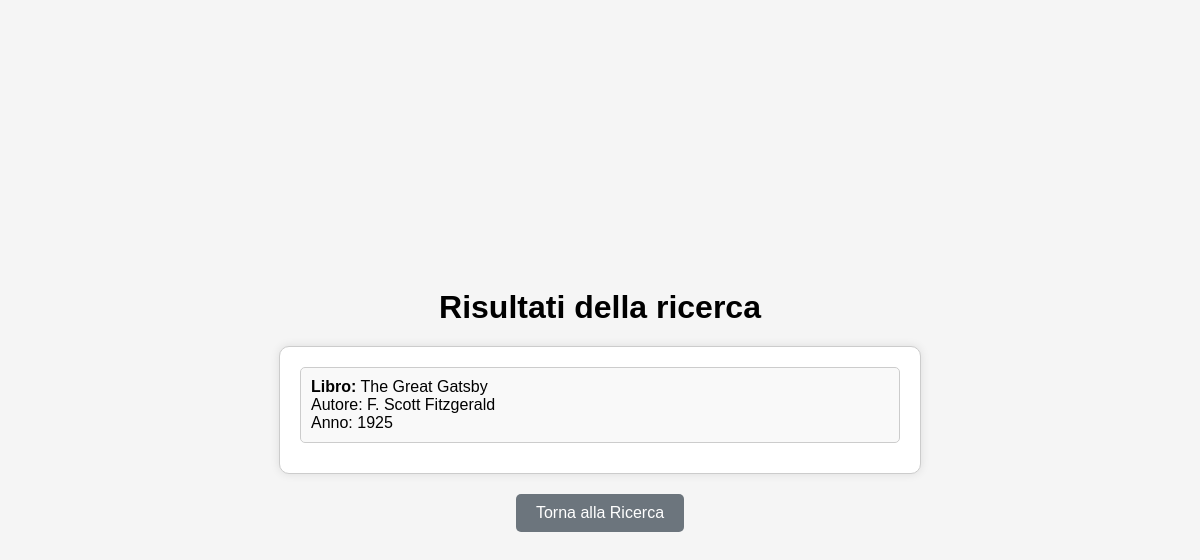
The app's page /libri.php?titolo=The Great Gatsby with its own data.
### tables this page shows
CREATE TABLE IF NOT EXISTS libri (
    id INT AUTO_INCREMENT PRIMARY KEY,
    titolo VARCHAR(255) NOT NULL,
    autore VARCHAR(255) NOT NULL,
    anno SMALLINT NOT NULL
);

### libri.php (the view, shortened to what this page needs)
<!DOCTYPE html>
<html lang="it">
<head>
</head>
<body>
    <h1>Risultati della ricerca</h1>
    <div class="container">
        <?php
        include './connectToDB.php';
        if(isset($_GET['titolo'])) {
            $titolo = $_GET['titolo'];
            if($titolo == "") {
                $query = "SELECT * FROM libri";
            } else {
                $query = "SELECT * FROM libri WHERE titolo = '$titolo'";
            }
            $exec = $conn->query($query);
            if($exec) {
                while($result = $exec->fetch(PDO::FETCH_ASSOC)) {
                    echo '<div class="result">';
                    echo "<b>Libro:</b> " . $result['titolo'] . "<br>";
                    echo "Autore: " . $result['autore'] . "<br>";
                    echo "Anno: " . $result['anno'] . "<br>";
                    echo '</div>';
                }
            } else {
                echo "<p>Nessun libro trovato.</p>";
            }
        }
        ?>
    </div>
    <a href="index.php" class="back-btn">Torna alla Ricerca</a>
</body>
</html>

### libri.php (style rules this page uses)
body { display: flex; flex-direction: column; align-items: center; justify-content: center; height: 100vh; margin: 0; font-family: Arial, sans-serif; background-color: #f5f5f5; }
.container { text-align: center; background-color: white; padding: 20px; border: 1px solid #ccc; border-radius: 10px; box-shadow: 0 0 10px rgba(0, 0, 0, 0.1); width: 80%; max-width: 600px; overflow-y: auto; max-height: 600px; }
h1 { margin-bottom: 20px; }
.result { text-align: left; margin-bottom: 10px; padding: 10px; border: 1px solid #ccc; border-radius: 5px; background-color: #f9f9f9; }
.back-btn { display: inline-block; padding: 10px 20px; background-color: #6c757d; color: white; text-decoration: none; border-radius: 5px; font-size: 16px; margin-top: 20px; }

### records on screen
libri: titolo "The Great Gatsby", autore "F. Scott Fitzgerald", anno "1925"
